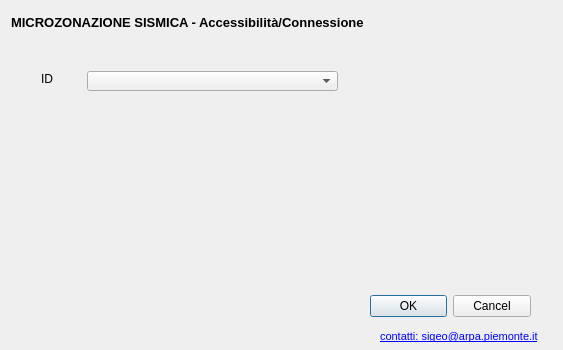
<?xml version="1.0" encoding="UTF-8"?>
<ui version="4.0">
 <class>Dialog</class>
 <widget class="QDialog" name="Dialog">
  <property name="geometry">
   <rect>
    <x>0</x>
    <y>0</y>
    <width>563</width>
    <height>350</height>
   </rect>
  </property>
  <property name="sizePolicy">
   <sizepolicy hsizetype="Fixed" vsizetype="Fixed">
    <horstretch>0</horstretch>
    <verstretch>0</verstretch>
   </sizepolicy>
  </property>
  <property name="minimumSize">
   <size>
    <width>563</width>
    <height>350</height>
   </size>
  </property>
  <property name="font">
   <font>
    <family>Arial</family>
   </font>
  </property>
  <property name="windowTitle">
   <string>Accessibilità/Connessione</string>
  </property>
  <widget class="QDialogButtonBox" name="buttonBox">
   <property name="geometry">
    <rect>
     <x>370</x>
     <y>290</y>
     <width>161</width>
     <height>32</height>
    </rect>
   </property>
   <property name="orientation">
    <enum>Qt::Horizontal</enum>
   </property>
   <property name="standardButtons">
    <set>QDialogButtonBox::Cancel|QDialogButtonBox::Ok</set>
   </property>
  </widget>
  <widget class="QLabel" name="label_10">
   <property name="geometry">
    <rect>
     <x>20</x>
     <y>290</y>
     <width>91</width>
     <height>41</height>
    </rect>
   </property>
   <property name="text">
    <string/>
   </property>
   <property name="pixmap">
    <pixmap>resources/arpa.gif</pixmap>
   </property>
  </widget>
  <widget class="QLabel" name="label_16">
   <property name="geometry">
    <rect>
     <x>130</x>
     <y>290</y>
     <width>131</width>
     <height>41</height>
    </rect>
   </property>
   <property name="text">
    <string/>
   </property>
   <property name="pixmap">
    <pixmap>resources/rp.gif</pixmap>
   </property>
  </widget>
  <widget class="QLabel" name="label_17">
   <property name="geometry">
    <rect>
     <x>380</x>
     <y>330</y>
     <width>159</width>
     <height>13</height>
    </rect>
   </property>
   <property name="text">
    <string>&lt;!DOCTYPE HTML PUBLIC &quot;-//W3C//DTD HTML 4.0//EN&quot; &quot;http://www.w3.org/TR/REC-html40/strict.dtd&quot;&gt;
&lt;html&gt;&lt;head&gt;&lt;meta name=&quot;qrichtext&quot; content=&quot;1&quot; /&gt;&lt;style type=&quot;text/css&quot;&gt;
p, li { white-space: pre-wrap; }
&lt;/style&gt;&lt;/head&gt;&lt;body style=&quot; font-family:'Arial'; font-size:8.25pt; font-weight:400; font-style:normal;&quot;&gt;
&lt;p style=&quot; margin-top:0px; margin-bottom:0px; margin-left:0px; margin-right:0px; -qt-block-indent:0; text-indent:0px;&quot;&gt;&lt;a href=&quot;mailto:sigeo.arpa.piemonte.it&quot;&gt;&lt;span style=&quot; text-decoration: underline; color:#0000ff;&quot;&gt;contatti: sigeo@arpa.piemonte.it&lt;/span&gt;&lt;/a&gt;&lt;/p&gt;&lt;/body&gt;&lt;/html&gt;</string>
   </property>
  </widget>
  <widget class="QWidget" name="layoutWidget">
   <property name="geometry">
    <rect>
     <x>11</x>
     <y>11</y>
     <width>531</width>
     <height>22</height>
    </rect>
   </property>
   <layout class="QHBoxLayout" name="horizontalLayout">
    <item>
     <widget class="QLabel" name="label_6">
      <property name="font">
       <font>
        <pointsize>10</pointsize>
        <weight>75</weight>
        <bold>true</bold>
       </font>
      </property>
      <property name="text">
       <string>MICROZONAZIONE SISMICA - Accessibilità/Connessione</string>
      </property>
     </widget>
    </item>
    <item>
     <spacer name="horizontalSpacer">
      <property name="orientation">
       <enum>Qt::Horizontal</enum>
      </property>
      <property name="sizeHint" stdset="0">
       <size>
        <width>40</width>
        <height>20</height>
       </size>
      </property>
     </spacer>
    </item>
   </layout>
  </widget>
  <widget class="QComboBox" name="id_ac">
   <property name="geometry">
    <rect>
     <x>87</x>
     <y>71</y>
     <width>251</width>
     <height>20</height>
    </rect>
   </property>
  </widget>
  <widget class="QLabel" name="label">
   <property name="geometry">
    <rect>
     <x>41</x>
     <y>71</y>
     <width>16</width>
     <height>16</height>
    </rect>
   </property>
   <property name="text">
    <string>ID</string>
   </property>
  </widget>
  <zorder>layoutWidget</zorder>
  <zorder>layoutWidget</zorder>
  <zorder>buttonBox</zorder>
  <zorder>label_10</zorder>
  <zorder>label_16</zorder>
  <zorder>label_17</zorder>
 </widget>
 <tabstops>
  <tabstop>buttonBox</tabstop>
 </tabstops>
 <resources/>
 <connections>
  <connection>
   <sender>buttonBox</sender>
   <signal>accepted()</signal>
   <receiver>Dialog</receiver>
   <slot>accept()</slot>
   <hints>
    <hint type="sourcelabel">
     <x>248</x>
     <y>254</y>
    </hint>
    <hint type="destinationlabel">
     <x>157</x>
     <y>274</y>
    </hint>
   </hints>
  </connection>
  <connection>
   <sender>buttonBox</sender>
   <signal>rejected()</signal>
   <receiver>Dialog</receiver>
   <slot>reject()</slot>
   <hints>
    <hint type="sourcelabel">
     <x>316</x>
     <y>260</y>
    </hint>
    <hint type="destinationlabel">
     <x>286</x>
     <y>274</y>
    </hint>
   </hints>
  </connection>
 </connections>
</ui>
